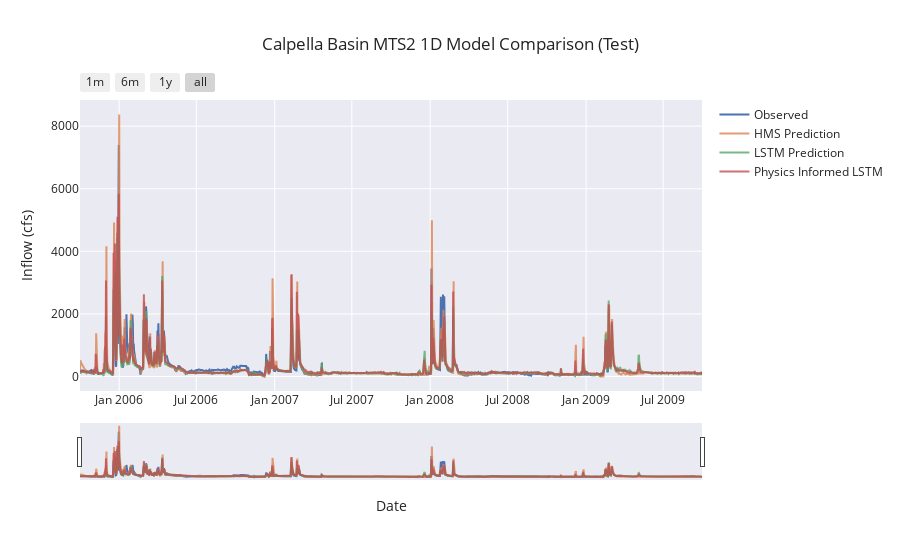

Notebook code cell kept with this figure:
### Code cell
if not skip_best_model_train:
    fancyCombinedPlot(
        lstm_results=no_physics_test_csv_1D,
        lstmPhysics_results=physics_test_csv_1D,
        HMS_results=path_to_physics_data_1D,
        title="Calpella Basin MTS2 1D Model Comparison (Test)",
        fName="calpella_mts2_test_metrics_1D.csv",
        timeseries_filename="calpella_mts2_test_1D_combined_ts.csv"
    )
else:
    fancyCombinedPlotFromDf(
        combined_df_test_1D,
        title="Calpella Basin MTS2 1D Model Comparison (Test)",
        fName="calpella_mts2_test_metrics_1D.csv"
    )

### Figure 1 — Plotly figure (JSON) as saved in the notebook; plotly's stock layout.template omitted (floating-point values rounded to 4 significant figures; data arrays with more than 128 entries replaced by an {"elided": "..."} marker saying what was removed)
{"data": [{"mode": "lines", "name": "Observed", "x": {"elided": "1461 str values"}, "y": {"elided": "1461 float values"}, "type": "scatter"}, {"mode": "lines", "name": "HMS Prediction", "opacity": 0.8, "x": {"elided": "1461 str values"}, "y": {"elided": "1461 float values"}, "type": "scatter"}, {"mode": "lines", "name": "LSTM Prediction", "opacity": 0.8, "x": {"elided": "1461 str values"}, "y": {"elided": "1461 float values"}, "type": "scatter"}, {"mode": "lines", "name": "Physics Informed LSTM", "opacity": 0.8, "x": {"elided": "1461 str values"}, "y": {"elided": "1461 float values"}, "type": "scatter"}], "layout": {"xaxis": {"rangeslider": {"visible": true}, "title": {"text": "Date"}, "rangeselector": {"buttons": [{"count": 1, "label": "1m", "step": "month", "stepmode": "backward"}, {"count": 6, "label": "6m", "step": "month", "stepmode": "backward"}, {"count": 1, "label": "1y", "step": "year", "stepmode": "backward"}, {"step": "all"}]}, "type": "date"}, "title": {"text": "Calpella Basin MTS2 1D Model Comparison (Test)"}, "yaxis": {"title": {"text": "Inflow (cfs)"}}, "hovermode": "x unified"}}
